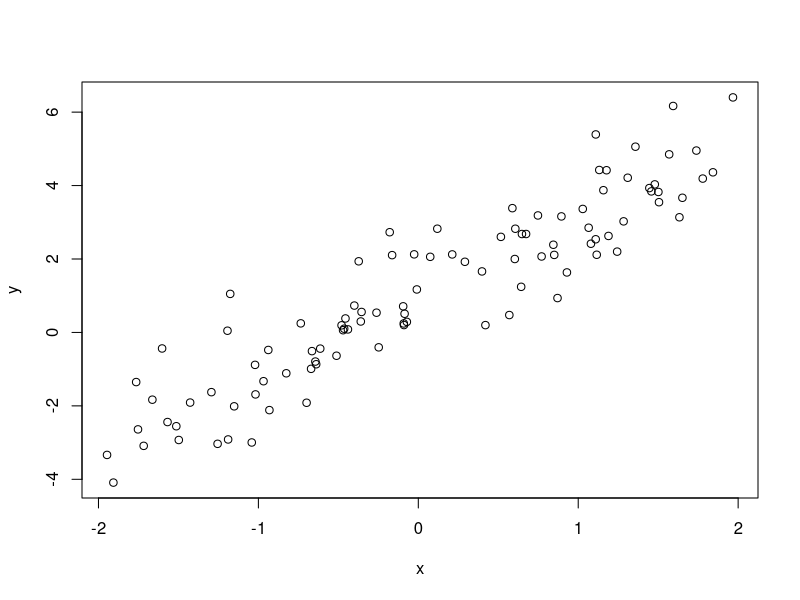
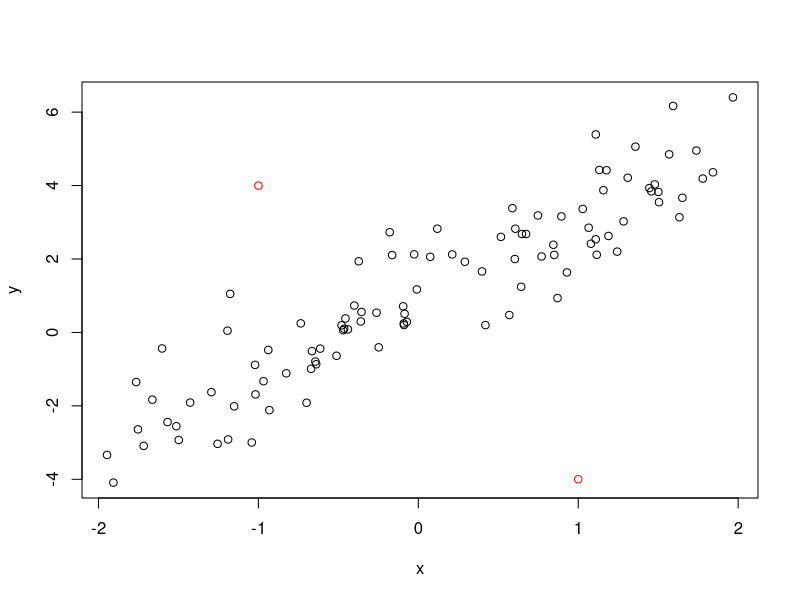
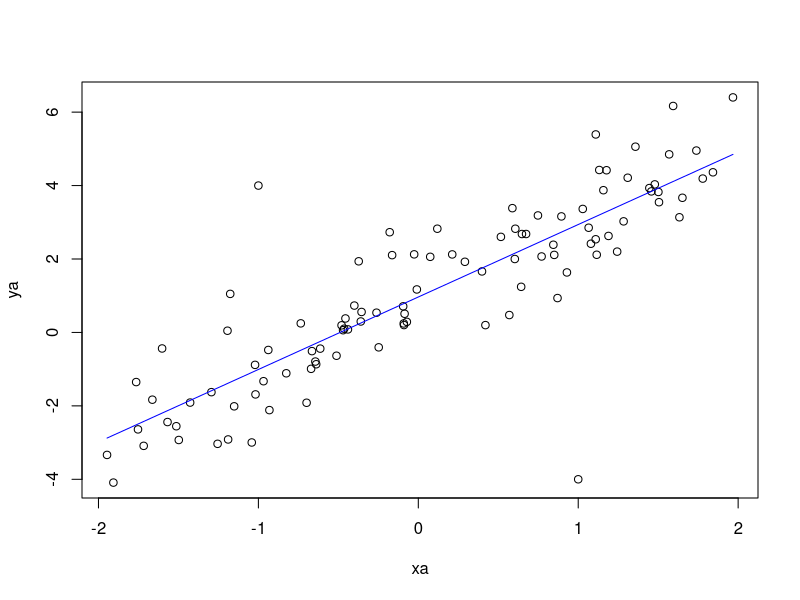
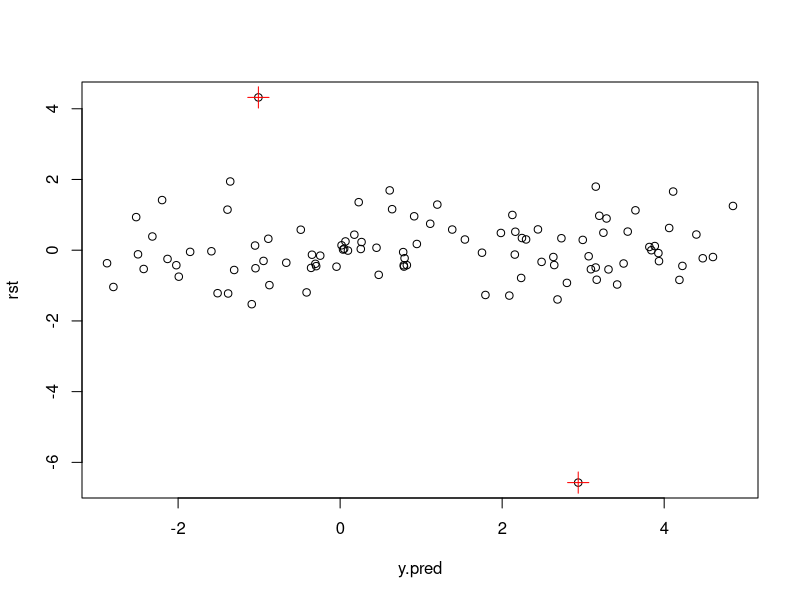

These figures' R source, in order:
## ---- chunk 1
set.seed(1)
x <- runif(100, -2, 2)
y <- 1 + 2 * x + rnorm(100)
plot(x, y)
## ---- chunk 2
xa <- c(x, -1, 1)
ya <- c(y, 4, -4)
plot(x, y)
points(xa[101], ya[101], col = 'red')
points(xa[102], ya[102], col = 'red')
## ---- chunk 3
mdl <- lm(ya ~ xa)
summary(mdl)  # 输出拟合系数
y.pred <- predict(mdl)
plot(xa, ya)
lines(xa, y.pred, type = 'l', col = 'blue')
## ---- chunk 4
rst <- rstudent(mdl)
rst[abs(rst) > 3]
plot(y.pred, rst)
points(y.pred[101], rst[101], col = 'red', cex = 2, pch = 3)
points(y.pred[102], rst[102], col = 'red', cex = 2, pch = 3)
## ---- chunk 5
mdl2 <- lm(y ~ x)
summary(mdl2)
## ---- chunk 6
set.seed(1)
x1 <- runif(100, 2, 5)
x2 <- runif(100, 12, 28)
yraw <- 21.22 + 5.22 * x1 * x2 + 3.44 * x1 * x1 + 9.28 * x2 * x2
y <- jitter(yraw, factor = 3)
## ---- chunk 7

mdl <- lm(y ~ I(x1 ^ 2) + I(x2 ^ 2) + I(x1 * x2))
summary(mdl)
## ---- chunk 8
library(MASS)
sr <- studres(mdl)
sum(abs(sr) > 3)
